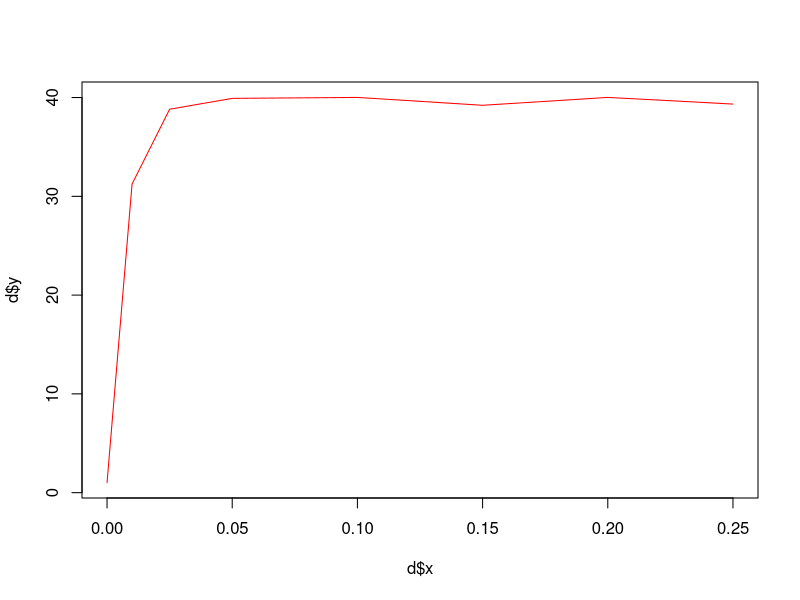

R code for this plot: (Note: this script raises an error after producing the figure.)
# usb network example

parameters = c(  ks1=0.23,
                 ks2=4.0526,
                 kdr1=0.1,
                 kdr2=0.2118,
                 k1=0.0043,
                 k2=161.62,
                 ka1=0.0372,
                 ka2=0.0611,
                 ka3=4.7207,
                 kd1=94.3524,
                 kd2=50.6973,
                 kd3=0.5508,
                 ks3=0.4397,
                 kdr3=1.246,
                 uv=1,
                 ka4=10.1285,
                 kd4=1.1999,
                 n1=3,
                 n2=2,
                 n3=3.5,
                 kdr3a=0.9735,
                 kdr3b=0.406,
                 ksr=0.7537,
                 FHY3_s=5)

x0 = c(0.2,10,2,0,0,20,0,0,0,4.2,0.25,20,0)

testModel <- function(t,x,parameters) {
  ks1 = parameters[1]
  ks2 = parameters[2]
  kdr1 = parameters[3]
  kdr2 = parameters[4]
  k1 = parameters[5]
  k2 = parameters[6]
  ka1 = parameters[7]
  ka2 = parameters[8]
  ka3 = parameters[9]
  kd1 = parameters[10]
  kd2 = parameters[11]
  kd3 = parameters[12]
  ks3 = parameters[13]
  kdr3 = parameters[14]
  uv = parameters[15]
  ka4 = parameters[16]
  kd4 = parameters[17]
  n1 = parameters[18]
  n2 = parameters[19]
  n3 = parameters[20]
  kdr3a = parameters[21]
  kdr3b = parameters[22]
  ksr = parameters[23]
  fhy3_s = parameters[24]
  
  dx1 = ((-2) * ((ka1 * (x[1]^2) * (x[4]^2)) - (kd1 * x[5])) + (-2) * ((ka2 * (x[1]^2) * x[2]) - (kd2 * x[3])) + ((ks1 *((1) + (uv * n3 * (x[11] + fhy3_s))))  - (kdr1 * ((1) + (n1 * uv)) * x[1])))
  dx2 = ((-1) * ((ka2*(x[1]^2) * x[2]) - (kd2 * x[3])) +(-1) * ((ka4 * x[2] * x[12]) - (kd4 * x[13])))
  dx3 = (((ka2 * (x[1]^2) * x[2]) - (kd2*  x[3]))) 
  dx4 = ((-2) * (k1*(x[4]^2)) + (2) * (k2 * x[6]) + (-2) * ((ka1 * (x[1]^2)* (x[4]^2)) - (kd1 * x[5])) + (-1)* (ka3 * x[4] *x[7]))
  dx5 =  (((ka1 * (x[1]^2) * (x[4]^2)) -(kd1 * x[5])))
  dx6 = ((-1) * (k2 * x[6]) +  (k1 * (x[4]^2)) +(kd3 * (x[8]^2)))
  dx7 = ((-1) * (ka3 * x[4] * x[7]) + ((ks2 * ((1) + (uv * x[5]))) -(kdr2 * x[7])) + (2) * (kd3 * (x[8]^2)))
  dx8 = ((-2) * (kd3 * x[8]^2) + (ka3 * x[4] * x[7])) 
  dx9  = 0 
  dx10 = 0
  dx11 =  (((ks3 * ((1) + (n2 * uv))) -(kdr3 * (((x[3] / (kdr3a + x[3])) + (x[13] / (kdr3b + x[13]))) -(x[5] / (ksr + x[5]))) *  x[11])))
  dx12 = ((-1) * (ka4 * x[2] * x[12]) + (kd4 * x[13]))
  dx13 =((ka4 * x[2] * x[12]) - (kd4 * x[13]))
  
  return(list(c(dx1,dx2,dx3,dx4,dx5,dx6,dx7,dx8,dx9,dx10,dx11,dx12,dx13)))
}


testMessure <- function(x) {
  
  y1 = 2*x[,5] + x[,4] + x[,8]
  y2 = 2*x[,5] + 2* x[,3] + x[,1]
  y3 = x[,6]
  y4 = x[,11]
  y5 = x[,4]
  
  return(list(y1,y2,y3,y4,y5))
}



data <- read.csv('UVBnoisy.csv', header=FALSE)
colnames(data) <- c('t',paste0('y',1:5),paste0('y',1:5,'std'))


y <- data[,1:6]
STD <- data[,7:ncol(data)]
#STD <- NULL
times <- y[,1]

#library('ggplot2')
#qplot(x,y)+geom_errorbar(aes(x=x, ymin=y-sd, ymax=y+sd), width=0.1, inherit.aes = TRUE)



for(i in 1:5) {
  xp <- y[,1]
  yp <- y[,i+1]
  sd <- STD[,i]
  
  d = data.frame( xp  , yp  , sd)
  
  plot(d$x, d$y, type="l", col='red')
  with (
    data = d
    , expr = errbar(xp, yp, yp+sd, yp-sd, add=T, pch=1, cap=.01)
  )
}



stepAlpha = 30
optW <- rep(1,13)










# source('symbolicDiff.R')
# source("classOdeEquation.R")
# source("getEquations.R")
# source("createFunctions.R")
# ## create the files and functions
# odeEq <- odeEq()
# # get the model equations
# odeEq <- createModelEqClass(odeEq,testModel)
# # calculate the costates and jacobian
# odeEq <- setMeassureFunc(odeEq,testMessure)
# odeEq <- isDynElaNet(odeEq)
# odeEq <- calculateCostate(odeEq)
# createFunctions(odeEq)


#' #' create measurements
#' times <- seq(0, 0.25, length = 20)
#' times <- c(0, 0.01, .025, .05, 0.1,  0.15,  0.2, 0.25)
#' # generate input for testing that is reconstructed with dyn elastic net
#' error <- function(t) (1-1/(1+t))
#' errorInd <- c(1,0,0,1000,0,0,0,0,0,0,0,1000,0,0)
#' errorMatrix <- data.frame(times,matrix(rep(error(times),length(errorInd)-1),ncol=length(errorInd)-1))
#' errorMatrix <- data.frame(mapply(`*`,errorMatrix,errorInd))
#' 
#' errorInput <- list()
#' errorInput$optW <- rep(1,length(errorInd)-1)
#' errorInput$w <- apply(X = errorMatrix[,-1], MARGIN = 2, FUN = function(x) approxfun(x = errorMatrix[,1], y = x, method = 'linear', rule=2))
#' source('stateHiddenInput.R')
#' sol <- ode(y = x0, times = times, func = hiddenInputState, parms = parameters, input = errorInput)
# errorModel <- function(t,x,parameters) {
#   ks1 = parameters[1]
#   ks2 = parameters[2]
#   kdr1 = parameters[3]
#   kdr2 = parameters[4]
#   k1 = parameters[5]
#   k2 = parameters[6]
#   ka1 = parameters[7]
#   ka2 = parameters[8]
#   ka3 = parameters[9]
#   kd1 = parameters[10]
#   kd2 = parameters[11]
#   kd3 = parameters[12]
#   ks3 = parameters[13]
#   kdr3 = parameters[14]
#   uv = parameters[15]
#   ka4 = parameters[16]
#   kd4 = parameters[17]
#   n1 = parameters[18]
#   n2 = parameters[19]
#   n3 = parameters[20]
#   kdr3a = parameters[21]
#   kdr3b = parameters[22]
#   ksr = parameters[23]
#   fhy3_s = parameters[24]
#   
#   dx1 = ((-2) * ((ka1 * (x[1]^2) * (x[4]^2)) - (kd1 * x[5])) + (-2) * ((ka2 * (x[1]^2) * x[2]) - (kd2 * x[3])) + ((ks1 *((1) + (uv * n3 * (x[11] + fhy3_s))))  - (kdr1 * ((1) + (n1 * uv)) * x[1])))
#   dx2 = ((-1) * ((ka2*(x[1]^2) * x[2]) - (kd2 * x[3])) +(-1) * ((ka4 * x[2] * x[12]) - (kd4 * x[13])))
#   dx3 = (((ka2 * (x[1]^2) * x[2]) - (kd2*  x[3]))) + 1000*(1-1/(1+t))
#   dx4 = ((-2) * (k1*(x[4]^2)) + (2) * (k2 * x[6]) + (-2) * ((ka1 * (x[1]^2)* (x[4]^2)) - (kd1 * x[5])) + (-1)* (ka3 * x[4] *x[7]))
#   dx5 =  (((ka1 * (x[1]^2) * (x[4]^2)) -(kd1 * x[5])))
#   dx6 = ((-1) * (k2 * x[6]) +  (k1 * (x[4]^2)) +(kd3 * (x[8]^2)))
#   dx7 = ((-1) * (ka3 * x[4] * x[7]) + ((ks2 * ((1) + (uv * x[5]))) -(kdr2 * x[7])) + (2) * (kd3 * (x[8]^2)))
#   dx8 = ((-2) * (kd3 * x[8]^2) + (ka3 * x[4] * x[7])) 
#   dx9  = 0 
#   dx10 = 0
#   dx11 =  (((ks3 * ((1) + (n2 * uv))) -(kdr3 * (((x[3] / (kdr3a + x[3])) + (x[13] / (kdr3b + x[13]))) -(x[5] / (ksr + x[5]))) *  x[11])))  + 1000*(1-1/(1+t))
#   dx12 = ((-1) * (ka4 * x[2] * x[12]) + (kd4 * x[13]))
#   dx13 =((ka4 * x[2] * x[12]) - (kd4 * x[13]))
#   
#   return(list(c(dx1,dx2,dx3,dx4,dx5,dx6,dx7,dx8,dx9,dx10,dx11,dx12,dx13)))
# }
# 
# sol <- ode(y = x0, times = times, func = errorModel, parms = parameters)
# 
# 
# 
# 
# 
# X <- sol[,-1]
# meas <- as.data.frame(do.call(cbind,testMessure(X)))
# meas = as.data.frame(cbind(times,meas))
# y <- meas

